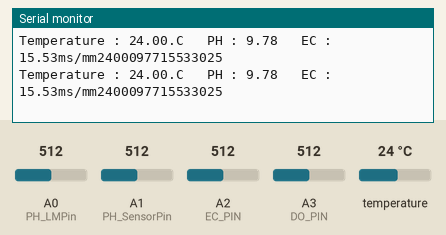
Bench run of a sketch on a simulated Arduino Uno, built with avr-gcc and run on an emulated ATmega328P. On the bench: the last lines printed to the serial monitor. The inputs (shaded band) are chosen by the test bench; at power-on: A1 (PH_SensorPin) = 512, A0 (PH_LMPin) = 512, A2 (EC_PIN) = 512, A3 (DO_PIN) = 512, temperature 24 °C.

Above: at 3.3 s.
3.4 s: A1 (PH_SensorPin) set to 858
At 4.9 s:
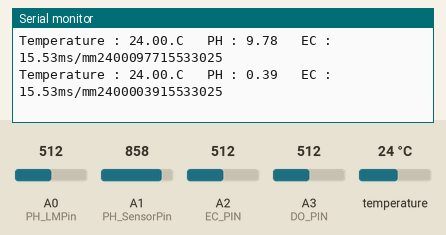
5.9 s: A1 (PH_SensorPin) set to 890
At 7.5 s:
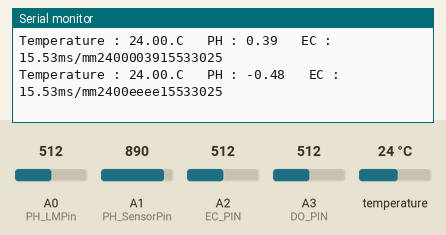

The sketch:

WaterSensor.ino
```cpp
#include <Arduino.h>
#include <SoftwareSerial.h>
#include "DFRobot_EC.h"
#include <EEPROM.h>
#include <OneWire.h>
#include <DallasTemperature.h>

#define EC_PIN A2     //EC接在A2
#define ONE_WIRE_BUS 8    // 告訴 OneWire library DQ 接在那隻腳上
#define DO_PIN A3     //DO接在A3
#define VREF 5000    //VREF (mv)
#define ADC_RES 1024 //ADC Resolution
#define TWO_POINT_CALIBRATION 0  //DO校正方式 單點校正:0 , 雙點校正:1
#define CAL1_V (730) //單點校正mv
#define CAL1_T (25)   //單點校正℃
#define CAL2_V (1300) //雙點校正mv
#define CAL2_T (15)   //雙點校正℃

#define DEBUG false
#define CYCLETIME 1000 //600000
DFRobot_EC ec;
OneWire oneWire(ONE_WIRE_BUS); // 建立 OneWire 物件
DallasTemperature DS18B20(&oneWire); // 建立 DS18B20 物件

const int PH_SensorPin = A1;  //This is the pin number connected to P1
const int PH_LMPin = A0;      // 讀取PH感測器模組板載 LM35 溫度, 1度c 約 0.033v
float pH_Value, PH_voltage, PH_LM, EC_voltage, ec_Value, temperature, DO_Value;
uint8_t Temperaturet;
uint16_t ADC_Raw, ADC_Voltage, DO;
const uint16_t DO_Table[41] = {
    14460, 14220, 13820, 13440, 13090, 12740, 12420, 12110, 11810, 11530,
    11260, 11010, 10770, 10530, 10300, 10080, 9860, 9660, 9460, 9270,
    9080, 8900, 8730, 8570, 8410, 8250, 8110, 7960, 7820, 7690,
    7560, 7430, 7300, 7180, 7070, 6950, 6840, 6730, 6630, 6530, 6410};
String sPH,sEC,sT,sDO;

void setup() {
  Serial.begin(115200);
  while (!Serial);
  // Sensor - initialize
  DS18B20.begin();
  ec.begin();
}

void loop() {
  ///============================================================Get Temperature
  DS18B20.requestTemperatures();  //Get started to Request Temperatures
  Serial.print("Temperature : ");
  temperature = DS18B20.getTempCByIndex(0);  //Read Temperature from DS18B20
  if (temperature == -127)
    Serial.print("temperature ERROR");
  else
    Serial.print(temperature);
  Serial.print(".C");
  ///============================================================Get pH Value
  PH_LM = (analogRead(PH_LMPin) / 1024 * 5) / 0.033;
  PH_voltage = analogRead(PH_SensorPin)*5.0/1024;
  pH_Value = 7 + ((3-PH_voltage) / 0.18);
  Serial.print("   PH : ");
  Serial.print(pH_Value,2);
  ///============================================================Get EC Value
  EC_voltage = analogRead(EC_PIN)*5000.0/1024.0;  // read the mV voltage
  ec_Value =  ec.readEC(EC_voltage,temperature);  // convert voltage to EC with temperature compensation
  Serial.print("   EC : ");
  Serial.print(ec_Value,2);
  Serial.print("ms/mm");
  ///============================================================Get DO Value
  Temperaturet = (uint8_t)temperature;
  ADC_Raw = analogRead(DO_PIN);
  ADC_Voltage = uint32_t(VREF) * ADC_Raw / ADC_RES;
  DO_Value = readDO(ADC_Voltage, Temperaturet)/1000.0;
#if DEBUG
  Serial.println("   DO : " + String(DO_Value) + "mg/L");
#endif
  ///=================================================================Collecting data and to assembling string
  String dataString;
  // Temperature
  if(int(temperature)!=-127){
    if(int(temperature)<10)
      dataString += "0";
    dataString += String(int(temperature*100));
  }
  else
    dataString += "eeee";

  // pH
  if(pH_Value>0 && pH_Value<18){
    if(pH_Value<0.01)dataString += "0000"; //Join pH Value Data
      else if(pH_Value<0.10) {
      dataString += "000"; //Join pH Value Data
      dataString += String(int(pH_Value*100));
    } else if (pH_Value>=0.10 && pH_Value<1.00) {
      dataString += "00"; //Join pH Value Data
      dataString += String(int(pH_Value*100));
    } else if (pH_Value>=1.00 && pH_Value<10.00) {
      dataString += "0"; //Join pH Value Data
      dataString += String(int(pH_Value*100));
    } else if (pH_Value>=10.00) {
      dataString += String(int(pH_Value*100));
    }
  }
  else
    dataString += "eeee";
  // EC
  if(ec_Value!=0){
    if(ec_Value<0.10) {
      dataString += "000"; //Join EC Value Data
      dataString += String(int(ec_Value*100));
    } else if (ec_Value>=0.10 && ec_Value<1.00) {
      dataString += "00"; //Join EC Value Data
      dataString += String(int(ec_Value*100));
    }
    else if (ec_Value>=1.00 && ec_Value<10.00)
    {
      dataString += "0"; //Join EC Value Data
      dataString += String(int(ec_Value*100));
    }
    else if (ec_Value>=10.00) dataString += String(int(ec_Value*100));
  }
  else
    dataString += "eeee";
  // DO
  if(DO_Value!=0){
    if(DO_Value<0.10) {
      dataString += "000"; //Join DO Value Data
      dataString += String(int(DO_Value*100));
    } else if (DO_Value>=0.10 && DO_Value<1.00) {
      dataString += "00"; //Join DO Value Data
      dataString += String(int(DO_Value*100));
    } else if (DO_Value>=1.00 && DO_Value<10.00) {
      dataString += "0"; //Join DO Value Data
      dataString += String(int(DO_Value*100));
    } else if (DO_Value>=10.00) dataString += String(int(DO_Value*100));
  }
  else
    dataString +="eeee";

  // Send data to D1 mini
  Serial.println(dataString);
  delay(CYCLETIME);

}

///=================================================================Calculate Dissolved Oxygen
int16_t readDO(uint32_t voltage_mv, uint8_t temperature_c)
{
#if TWO_POINT_CALIBRATION == 0
  uint16_t V_saturation = (uint32_t)CAL1_V + (uint32_t)35 * temperature_c - (uint32_t)CAL1_T * 35;
  return (voltage_mv * DO_Table[temperature_c] / V_saturation);
#else
  uint16_t V_saturation = (int16_t)((int8_t)temperature_c - CAL2_T) * ((uint16_t)CAL1_V - CAL2_V) / ((uint8_t)CAL1_T - CAL2_T) + CAL2_V;
  return (voltage_mv * DO_Table[temperature_c] / V_saturation);
#endif
}
```

Measured:
- the behaviour switches between 872 and 873 on A1 (PH_SensorPin) (found by bisection; images 1 and 2)
- after the input at 3.4 s, the serial monitor: prints a new line after 0.90 s (image 1)
- after the input at 5.9 s, the serial monitor: prints a new line after 0.17 s (image 2)
